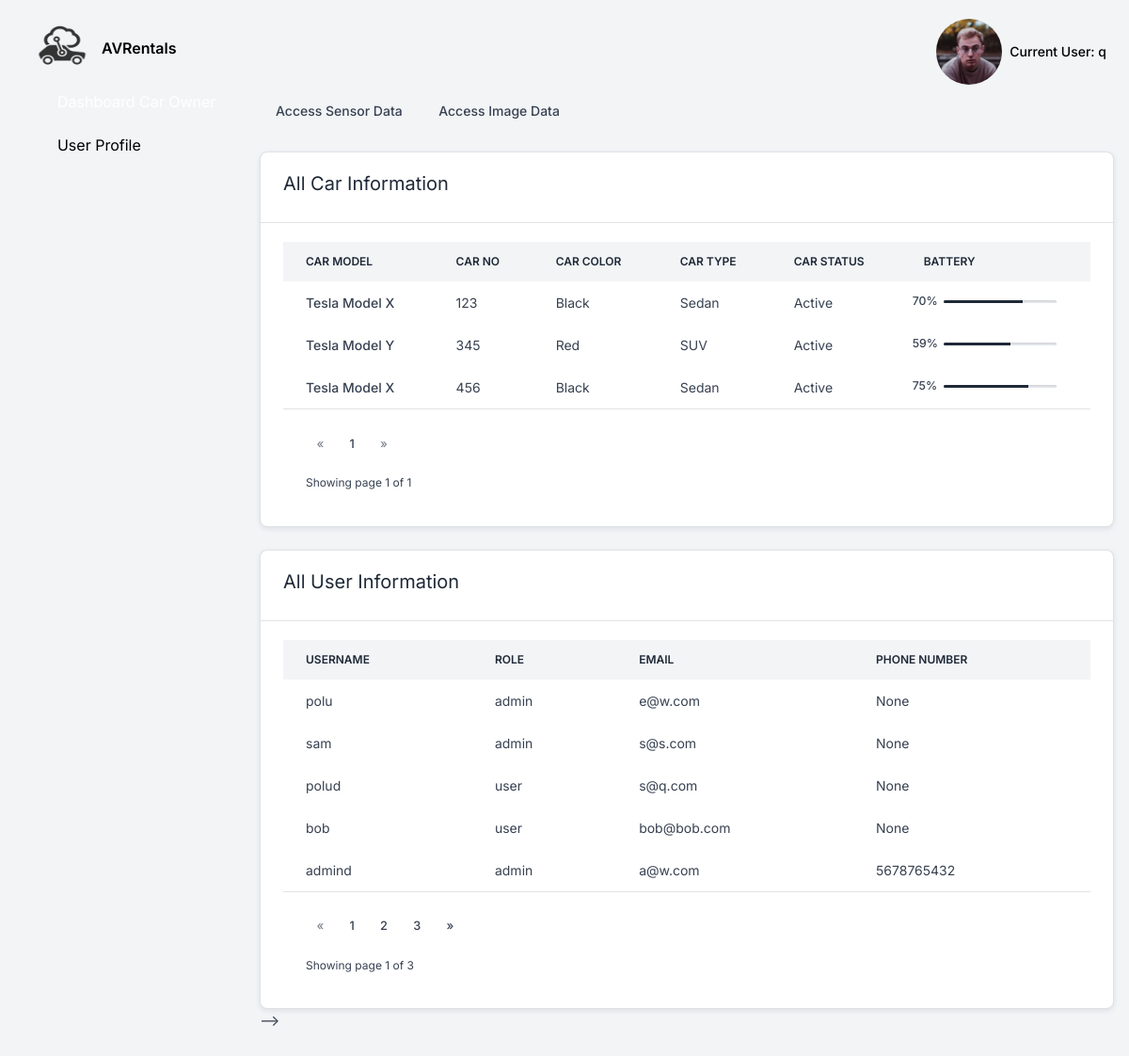
/dashboard-admin (signed in), run on the app's committed database.
### apps/authentication/models.py (models this page shows, shortened)
class User(db.Model, UserMixin):
    __tablename__ = 'avrentallogin'
    id = Column(Integer, primary_key=True)
    username = Column(String, unique=True)
    email = Column(String, unique=True)
    password = Column(BINARY)
    role = Column(String)
    firstname = Column(String)
    lastname =  Column(String)
    address =  Column(String)
    city =  Column(String)
    zip =  Column(String)
    houseno = Column(String)
    dob =  Column(String)
    gender =  Column(String)
    phonenumber =  Column(String)
    amount  = Column(Integer)
    car = relationship('Car', backref='owner', lazy='dynamic', primaryjoin='User.id == Car.user_id')

class Car(db.Model):
    __tablename__ = 'avrentalcars'
    id = Column(Integer, primary_key=True)
    user_id = Column(Integer, ForeignKey('avrentallogin.id'))
    carmodel = Column(String)
    carNo = Column(String)
    carcolor = Column(String)
    cartype = Column(String)
    active = Column(String)
    ride = relationship('Ride', backref='ride', lazy='dynamic', primaryjoin='Car.id == Ride.car_id')

### apps/home/routes.py (the view)
@blueprint.route('/dashboard-admin', methods=['GET', 'POST'])
@login_required
def dashboardadmin():
    page = request.args.get('page', 1, type=int)
    page1 = request.args.get('page1', 1, type=int)
    data = Car.query.paginate(page=page, per_page=5)  # data from database
    user_data = User.query.paginate(page=page1, per_page=5)
    random_no = []
    for row in data.items:
        random_no.append(random.randint(50, 100))
    print(random_no)
    return render_template('home/dashboard-admin.html', query=data, user_query=user_data, battery=random_no, zip=zip)

### apps/__init__.py (called while the page is built)
def configure_database(app):
    @app.before_first_request
    def initialize_database():
        db.create_all()
    @app.teardown_request
    def shutdown_session(exception=None):
        db.session.remove()

### apps/authentication/models.py (called while the page is built)
@login_manager.user_loader
def user_loader(id):
    return User.query.filter_by(id=id).first()

### apps/templates/home/dashboard-admin.html (shortened to what this page needs)
{% extends "layouts/base.html" %}
{% block content %}
<div>
    <span><a href="https://account.mongodb.com/account/login" class="btn btn-dark" type="button" target="_blank"
            rel="noopener noreferrer">Access Sensor Data</a></span>
    <span><a href="{{ url_for('home_blueprint.dashboardimagedb') }}" class="btn btn-dark" type="button"
            target="_blank" rel="noopener noreferrer">Access Image Data</a></span>
</div>
<div class="card border-light shadow-sm mb-4 mt-4">
    <div class="card-header d-sm-flex flex-row align-items-center flex-0">
        <div class="d-block mb-3 mb-sm-0">
            <div class="h5 fw-normal mb-2">All Car Information</div>
        </div>
    </div>
    <div class="card-body">
        <div class="table-responsive">
            <table class="table table-centered table-nowrap mb-0 rounded">
                <thead class="thead-light">
                    <tr>
                        <th class="border-0">Car Model</th>
                        <th class="border-0">Car No</th>
                        <th class="border-0">Car Color</th>
                        <th class="border-0">Car Type</th>
                        <th class="border-0">Car Status</th>
                        <th class="border-0">Battery</th>
                    </tr>
                </thead>
                <tbody>
                    {% for row, num in zip(query.items, battery) %}
                    <tr>
                        <td class="border-0 fw-bold">{{row.carmodel}}</td>
                        <td class="border-0">
                            {{row.carNo}}
                        </td>
                        <td class="border-0">
                            {{row.carcolor}}
                        </td>
                        <td class="border-0">
                            {{row.cartype}}
                        </td>
                        <td class="border-0">
                            {% if row.active == 'true'%}
                            Active
                            {% else %}
                            Inactive
                            {%endif%}
                        </td>
                        <td class="border-0">
                            <div class="row d-flex align-items-center">
                                <div class="col-12 col-xl-2 px-0">
                                    <div class="small fw-bold">{{num}}%</div>
                                </div>
                                <div class="col-12 col-xl-10 px-0 px-xl-1">
                                    <div class="progress progress-lg mb-0">
                                        <div class="progress-bar bg-dark" role="progressbar" aria-valuenow="{{num}}"
                                            aria-valuemin="0" aria-valuemax="100" style="width: {{num}}%;"></div>
                                    </div>
                                </div>
                            </div>
                        </td>
                    </tr>
                    {% endfor %}
                </tbody>
            </table>
            <div class="card-footer" style="padding-bottom: 0px;">
                <div class="text-right">
                    <a href="{{ url_for('home_blueprint.dashboardadmin', page=query.prev_num) }}" class="btn btn-outline-dark
                    {% if query.page == 1 %}disabled{% endif %}" style="padding: 0.35rem 0.65rem; font-size: 0.8rem;">
                        &laquo;
                    </a>
                    {% for page_num in query.iter_pages(left_edge=1, right_edge=1, left_current=1, right_current=2)
                    %}
                    {% if page_num %}
                    {% if query.page == page_num %}
                    <a href="{{ url_for('home_blueprint.dashboardadmin', page=page_num) }}" class="btn btn-dark"
                        style="padding: 0.35rem 0.65rem; font-size: 0.8rem;">
                        {{ page_num }}
                    </a>
                    {% else %}
                    <a href="{{ url_for('home_blueprint.dashboardadmin', page=page_num) }}" class="btn btn-outline-dark"
                        style="padding: 0.35rem 0.65rem; font-size: 0.8rem;">
                        {{ page_num }}
                    </a>
                    {% endif %}
                    {% else %}
                    ...
                    {% endif %}
                    {% endfor %}
                    <a href="{{ url_for('home_blueprint.dashboardadmin', page=query.next_num) }}" class="btn btn-outline-dark
       {% if query.page == query.pages %}disabled{% endif %}" style="padding: 0.35rem 0.65rem; font-size: 0.8rem;">
                        &raquo;
                    </a>
                </div>
                <p class="text-right mt-3" style="font-size: 12px;">
                    Showing page {{ query.page }} of {{ query.pages }}
                </p>
            </div>
        </div>
    </div>
</div>
<div class="card border-light shadow-sm">
    <div class="card-header d-sm-flex flex-row align-items-center flex-0">
        <div class="d-block mb-3 mb-sm-0">
            <div class="h5 fw-normal mb-2">All User Information</div>
        </div>
    </div>
    <div class="card-body">
        <div class="table-responsive">
            <table class="table table-centered table-nowrap mb-0 rounded">
                <thead class="thead-light">
                    <tr>
                        <th class="border-0">Username</th>
                        <th class="border-0">Role</th>
                        <th class="border-0">Email</th>
                        <th class="border-0">Phone Number</th>
                    </tr>
                </thead>
                <tbody>
                    {% for row in user_query.items %}
                    <tr>
                        <td class="border-0">
                            {{row.username}}
                        </td>
                        <td class="border-0">
                            {{row.role}}
                        </td>
                        <td class="border-0">
                            {{row.email}}
                        </td>
                        <td class="border-0">
                            {{row.phonenumber}}
                        </td>
                    </tr>
                    {% endfor %}
                </tbody>
            </table>
            <div class="card-footer" style="padding-bottom: 0px;">
                <div class="text-right">
                    <a href="{{ url_for('home_blueprint.dashboardadmin', page1=user_query.prev_num) }}" class="btn btn-outline-dark
                    {% if user_query.page == 1 %}disabled{% endif %}"
                        style="padding: 0.35rem 0.65rem; font-size: 0.8rem;">
                        &laquo;
                    </a>
                    {% for page_num in user_query.iter_pages(left_edge=1, right_edge=1, left_current=1, right_current=2)
                    %}
                    {% if page_num %}
                    {% if user_query.page == page_num %}
                    <a href="{{ url_for('home_blueprint.dashboardadmin', page1=page_num) }}" class="btn btn-dark"
                        style="padding: 0.35rem 0.65rem; font-size: 0.8rem;">
                        {{ page_num }}
                    </a>
                    {% else %}
                    <a href="{{ url_for('home_blueprint.dashboardadmin', page1=page_num) }}"
                        class="btn btn-outline-dark" style="padding: 0.35rem 0.65rem; font-size: 0.8rem;">
                        {{ page_num }}
                    </a>
                    {% endif %}
                    {% else %}
                    ...
                    {% endif %}
                    {% endfor %}
                    <a href="{{ url_for('home_blueprint.dashboardadmin', page1=user_query.next_num) }}" class="btn btn-outline-dark
       {% if user_query.page == user_query.pages %}disabled{% endif %}"
                        style="padding: 0.35rem 0.65rem; font-size: 0.8rem;">
                        &raquo;
                    </a>
                </div>
                <p class="text-right mt-3" style="font-size: 12px;">
                    Showing page {{ user_query.page }} of {{ user_query.pages }}
                </p>
            </div>
        </div>
    </div>
</div>
{% endblock content %}

### apps/templates/includes/navigation.html (shortened to what this page needs)
<nav class="navbar navbar-top navbar-expand navbar-dashboard navbar-dark ps-0 pe-2 pb-0">
  <div class="container-fluid px-0">
    <div class="d-flex justify-content-between w-100" id="navbarSupportedContent">
      <ul class="navbar-nav align-items-center">
        <li class="nav-item dropdown">
          <a class="nav-link text-dark me-lg-3 icon-notifications dropdown-toggle" data-unread-notifications="true"
            href="#" role="button" data-bs-toggle="dropdown" aria-haspopup="true" aria-expanded="false">
            <span class="icon icon-sm">
              <span class="fas fa-bell bell-shake"></span>
            </span>
          </a>
        </li>
        <li class="nav-item dropdown">
          <a class="nav-link dropdown-toggle pt-1 px-0" href="#" role="button" data-bs-toggle="dropdown"
            aria-expanded="false">
            <div class="media d-flex align-items-center">
              <img id="avatar" alt="Image placeholder"
                src="/static/assets/img/team/profile-picture-2.jpg">
              <div class="media-body ms-2 text-dark align-items-center d-none d-lg-block">
                <span class="mb-0 font-small fw-bold txt">
                  Current User: <strong>{{ current_user.username }}</strong>
                </span>
              </div>
            </div>
          </a>
        </li>
      </ul>
    </div>
  </div>
</nav>

### data on the page
User: username "q"
Car: carmodel "Tesla Model X", carNo "123", carcolor "Black", cartype "Sedan", active "Active", num "70"
Car: carmodel "Tesla Model Y", carNo "345", carcolor "Red", cartype "SUV", active "Active", num "59"
Car: carmodel "Tesla Model X", carNo "456", carcolor "Black", cartype "Sedan", active "Active", num "75"
User: username "polu", role "admin", email "e@w.com", phonenumber "None"
User: username "sam", role "admin", email "s@s.com", phonenumber "None"
User: username "polud", role "user", email "s@q.com", phonenumber "None"
User: username "bob", role "user", email "bob@bob.com", phonenumber "None"
User: username "admind", role "admin", email "a@w.com", phonenumber "5678765432"

### other printed values
{{ page_num }} "1"
{{ query.page }} "1"
{{ query.pages }} "1"
{{ page_num }} "2" "3"
{{ user_query.page }} "1"
{{ user_query.pages }} "3"
